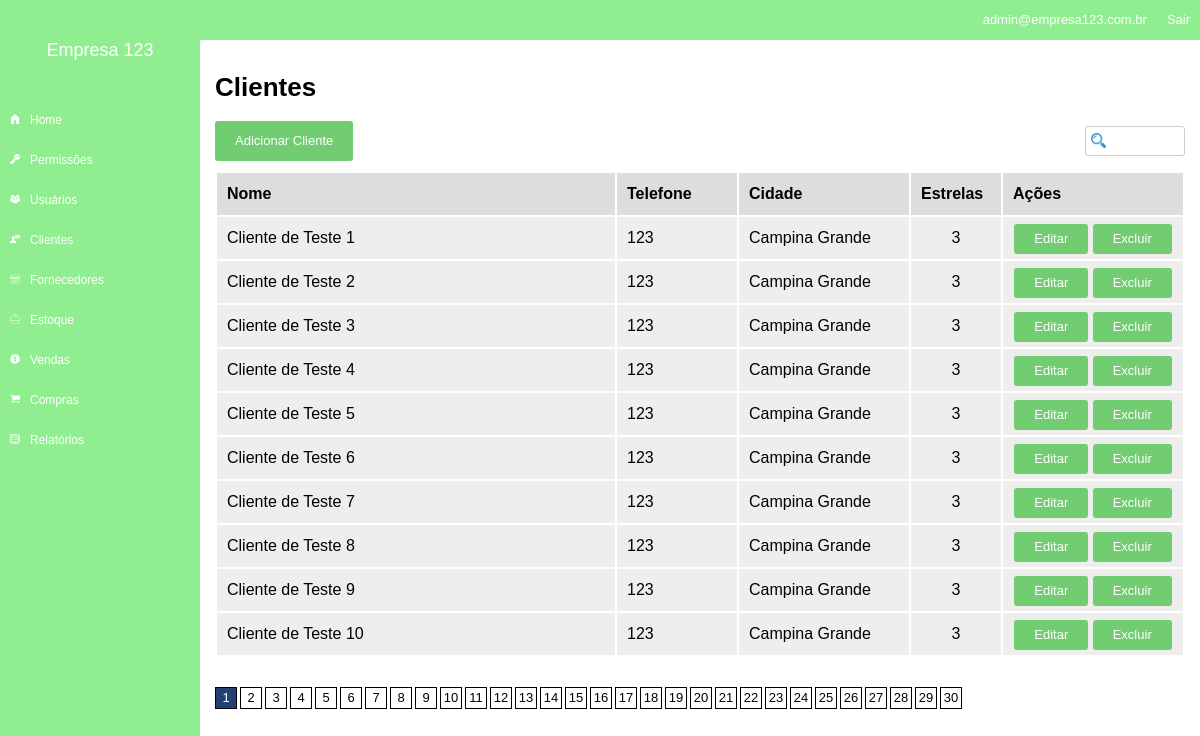
The page /clients (signed in) on the database its author committed.
### tables this page shows
CREATE TABLE `clients` (
  `id` int(11) unsigned NOT NULL AUTO_INCREMENT,
  `id_company` int(11) NOT NULL,
  `name` varchar(100) NOT NULL DEFAULT '',
  `email` varchar(100) DEFAULT NULL,
  `phone` varchar(50) DEFAULT NULL,
  `address` varchar(100) DEFAULT NULL,
  `address2` varchar(100) DEFAULT NULL,
  `address_number` varchar(50) DEFAULT NULL,
  `address_neighb` varchar(100) DEFAULT NULL,
  `address_city` varchar(50) DEFAULT NULL,
  `address_state` varchar(50) DEFAULT NULL,
  `address_country` varchar(50) DEFAULT NULL,
  `address_zipcode` varchar(50) DEFAULT NULL,
  `stars` int(11) NOT NULL DEFAULT '3',
  `internal_obs` text,
  PRIMARY KEY (`id`)
);

### config.php (called while the page is built, shortened)
<?php
$config = array();
if(ENVIRONMENT == 'development') {
	$config['dbname'] = 'estagio1';
	$config['host'] = 'localhost';
	$config['dbuser'] = 'root';
	$config['dbpass'] = '';
} else {
	$config['dbname'] = 'estagio1';
	$config['host'] = 'localhost';
	$config['dbuser'] = 'root';
	$config['dbpass'] = '';
}
?>

### models/Users.php (called while the page is built, shortened)
<?php
class Users extends model {
	private $userInfo;
	private $permissions;
	public function setLoggedUser() {
		if(isset($_SESSION['ccUser']) && !empty($_SESSION['ccUser'])) {
			$id = $_SESSION['ccUser'];
			$sql = $this->db->prepare("SELECT * FROM users WHERE id = :id");
			$sql->bindValue(':id', $id);
			$sql->execute();
			if($sql->rowCount() > 0) {
				$this->userInfo = $sql->fetch();
				$this->permissions = new Permissions();
				$this->permissions->setGroup($this->userInfo['id_group'], $this->userInfo['id_company']);
			}
		}
	}
	public function hasPermission($name) {
		return $this->permissions->hasPermission($name);
	}
	public function getCompany() {
		if(isset($this->userInfo['id_company'])) {
			return $this->userInfo['id_company'];
		} else {
			return 0;
		}
	}
	public function getEmail() {
		if(isset($this->userInfo['email'])) {
			return $this->userInfo['email'];
		} else {
			return '';
		}
	}
}

### models/Permissions.php (called while the page is built, shortened)
<?php
class Permissions extends model {
	private $permissions;
	public function setGroup($id, $id_company) {
		$this->permissions = array();
		$sql = $this->db->prepare("SELECT params FROM permission_groups WHERE id = :id AND id_company = :id_company");
		$sql->bindValue(':id', $id);
		$sql->bindValue(':id_company', $id_company);
		$sql->execute();
		if($sql->rowCount() > 0) {
			$row = $sql->fetch();
			$params = $row['params'];
			$sql = $this->db->prepare("SELECT name FROM permission_params WHERE id IN ($params) AND id_company = :id_company");
			$sql->bindValue(':id_company', $id_company);
			$sql->execute();
			if($sql->rowCount() > 0) {
				foreach($sql->fetchAll() as $item) {
					$this->permissions[] = $item['name'];
				}
			}
		}
	}
	public function hasPermission($name) {
		if(in_array($name, $this->permissions)) {
			return true;
		} else {
			return false;
		}
	}
}

### core/Controller.php (called while the page is built, shortened)
<?php
class controller {
	public function loadTemplate($viewName, $viewData = array()) {
		include 'views/template.php';
	}
	public function loadViewInTemplate($viewName, $viewData) {
		extract($viewData);
		include 'views/'.$viewName.'.php';
	}
}

### core/Core.php (called while the page is built, shortened)
<?php
class Core {
	public function run() {
        $url = explode('index.php', $_SERVER['PHP_SELF']);
        $url = end($url);
		$params = array();
		if(!empty($url) && $url != '/') {
			$url = explode('/', $url);
			array_shift($url);
			array_shift($url);
			if(isset($url[0])) {
				$currentAction = $url[0];
				array_shift($url);
			} else {
				$currentAction = 'index';
			}
		} else {
			$currentController = 'homeController';
			$currentAction = 'index';
		}
		$c = new $currentController();
		call_user_func_array(array($c, $currentAction), $params);
	}
}

### index.php (called while the page is built, shortened)
<?php
require 'config.php';
$core = new Core();
$core->run();
?>

### core/Model.php (called while the page is built, shortened)
<?php
class model {
	public function __construct() {
		global $config;
		$this->db = new PDO("mysql:dbname=".$config['dbname'].";host=".$config['host'], $config['dbuser'], $config['dbpass']);
	}
}
?>

### models/Clients.php (called while the page is built, shortened)
<?php
class Clients extends model {
	public function getList($offset, $id_company) {
		$array = array();
		$sql = $this->db->prepare("SELECT * FROM clients WHERE id_company = :id_company LIMIT $offset, 10");
		$sql->bindValue(':id_company', $id_company);
		$sql->execute();
		if($sql->rowCount() > 0) {
			$array = $sql->fetchAll();
		}
		return $array;
	}
}

### models/Companies.php (called while the page is built, shortened)
<?php
class Companies extends model {
	private $companyInfo;
	public function __construct($id) {
		$sql = $this->db->prepare("SELECT * FROM companies WHERE id = :id");
		$sql->bindValue(':id', $id);
		$sql->execute();
		if($sql->rowCount() > 0) {
			$this->companyInfo = $sql->fetch();
		}
	}
	public function getName() {
		if(isset($this->companyInfo['name'])) {
			return $this->companyInfo['name'];
		} else {
			return '';
		}
	}
}

### views/clients.php (the view, shortened to what this page needs)
<h1>Clientes</h1>
<?php if($edit_permission): ?>
<div class="button"><a href="<?php echo BASE_URL; ?>/clients/add">Adicionar Cliente</a></div>
<?php endif; ?>
<input type="text" id="busca" data-type="search_clients" />
<table border="0" width="100%">
	<tr>
		<th>Nome</th>
		<th>Telefone</th>
		<th>Cidade</th>
		<th>Estrelas</th>
		<th>Ações</th>
	</tr>
	<?php foreach($clients_list as $c): ?>
	<tr>
		<td><?php echo $c['name']; ?></td>
		<td width="100"><?php echo $c['phone']; ?></td>
		<td width="150"><?php echo $c['address_city']; ?></td>
		<td width="70" style="text-align:center"><?php echo $c['stars']; ?></td>
		<td width="160" style="text-align:center">
			<?php if($edit_permission): ?>
				<div class="button button_small"><a href="<?php echo BASE_URL; ?>/clients/edit/<?php echo $c['id']; ?>">Editar</a></div>
				<div class="button button_small"><a href="<?php echo BASE_URL; ?>/clients/delete/<?php echo $c['id']; ?>" onclick="return confirm('Tem certeza que deseja excluir?')">Excluir</a></div>
			<?php else: ?>
				<div class="button button_small"><a href="<?php echo BASE_URL; ?>/clients/view/<?php echo $c['id']; ?>">Visualizar</a></div>
			<?php endif; ?>
		</td>
	</tr>
	<?php endforeach; ?>
</table>
<div class="pagination">
<?php for($q=1;$q<=$p_count;$q++): ?>
	<div class="pag_item <?php echo ($q==$p)?'pag_ativo':''; ?>"><a href="<?php echo BASE_URL; ?>/clients?p=<?php echo $q; ?>"><?php echo $q; ?></a></div>
<?php endfor; ?>
</div>

### controllers/clientsController.php (shortened to what this page needs)
<?php
class clientsController extends controller {
    public function index() {
    	$data = array();
    	$u = new Users();
        $u->setLoggedUser();
        $company = new Companies($u->getCompany());
        $data['company_name'] = $company->getName();
        $data['user_email'] = $u->getEmail();
        if($u->hasPermission('clients_view')) {
            $c = new Clients();
            $data['p'] = 1;
            $offset = ( 10 * ($data['p']-1) );
            $data['clients_list'] = $c->getList($offset, $u->getCompany());
            $data['clients_count'] = $c->getCount($u->getCompany());
            $data['p_count'] = ceil( $data['clients_count'] / 10 );
            $data['edit_permission'] = $u->hasPermission('clients_edit');
    		$this->loadTemplate('clients', $data);
    	} else {
    		header("Location: ".BASE_URL);
    	}
    }
}

### views/template.php (shortened to what this page needs)
<html>
    <head>
        <link href="<?php echo BASE_URL; ?>/assets/css/template.css" rel="stylesheet" />
    </head>
    <body>
    	<div class="leftmenu">
    		<div class="company_name">
    			<?php echo $viewData['company_name']; ?>
    		</div>
            <div class="menuarea">
                <ul>
                    <li><a href="<?php echo BASE_URL; ?>">Home</a></li>
                    <li><a href="<?php echo BASE_URL; ?>/permissions">Permissões</a></li>
                    <li><a href="<?php echo BASE_URL; ?>/users">Usuários</a></li>
                    <li><a href="<?php echo BASE_URL; ?>/clients">Clientes</a></li>
                    <li><a href="<?php echo BASE_URL; ?>/provider">Fornecedores</a></li>
                    <li><a href="<?php echo BASE_URL; ?>/inventory">Estoque</a></li>
                    <li><a href="<?php echo BASE_URL; ?>/sales">Vendas</a></li>
                    <li><a href="<?php echo BASE_URL; ?>/purchases">Compras</a></li>
                    <li><a href="<?php echo BASE_URL; ?>/report">Relatórios</a></li>
                </ul>
            </div>
    	</div>
    	<div class="container">
    		<div class="top">
    			<div class="top_right"><a href="<?php echo BASE_URL.'/login/logout'; ?>">Sair</a></div>
    			<div class="top_right"><?php echo $viewData['user_email']; ?></div>
    		</div>
            <div class="area">
                <?php $this->loadViewInTemplate($viewName, $viewData); ?>
            </div>
    	</div>
    </body>
</html>

### assets/css/template.css (style rules this page uses)
body { margin:0; padding:0; font-size:13px; font-family:Arial; }
.leftmenu { width:200px; background-color: lightgreen; position:fixed; left:0; top:0; bottom:0; }
.company_name { height:100px; line-height: 100px; font-size:18px; color:#FFF; text-align: center; }
.container { padding-left:200px; }
.top { height:40px; background-color: lightgreen; color:#FFF; font-size:13px; }
.top_right { float:right; height:40px; line-height: 40px; padding-left:10px; padding-right:10px; }
.top_right a { color:#FFF; text-decoration: none; }
.menuarea { color:#FFF; }
.menuarea ul { margin:0; padding:0; list-style: none; }
.menuarea li { height:40px; line-height: 40px; font-size:12px; padding-left:30px; background-size:10px 10px; background-repeat: no-repeat; background-position: 10px 14px; }
.menuarea li a { color:#FFF; text-decoration: none; display:block; }
.menuarea li:nth-child(1) { background-image:url('../images/home.png'); }
.menuarea li:nth-child(2) { background-image:url('../images/key.png'); }
.menuarea li:nth-child(3) { background-image:url('../images/users.png'); }
.menuarea li:nth-child(4) { background-image:url('../images/clients.png'); }
.menuarea li:nth-child(5) { background-image:url('../images/provider.png'); }
.menuarea li:nth-child(6) { background-image:url('../images/inventory.png'); }
.menuarea li:nth-child(7) { background-image:url('../images/sales.png'); }
.menuarea li:nth-child(8) { background-image:url('../images/purchases.png'); }
.menuarea li:nth-child(9) { background-image:url('../images/reports.png'); }
.area { padding:15px; }
input[type=text], input[type=email], input[type=password], input[type=number], select, textarea { width:100%; height:30px; font-size:13px; outline:0; padding-left:5px; padding-right:5px; margin-top:5px; }
input[type=submit], button, .button { border:0px; background-color:#72cc72; color:#FFF; height:40px; line-height: 40px; border-radius:3px; padding-left:20px; padding-right:20px; cursor:pointer; font-size:13px; display: inline-block; }
.button_small { height:30px; line-height: 30px; }
.button a { color:#FFF; text-decoration: none; }
table { margin-top:10px; }
table th { height:40px; line-height: 40px; background-color:#DDD; text-align: left; padding-left:10px; padding-right: 10px; }
table td { height:40px; line-height: 40px; background-color:#EEE; text-align: left; padding-left:10px; padding-right: 10px; }
.pagination { margin-top:30px; margin-bottom:30px; }
.pag_item { width:20px; height:20px; float:left; border:1px solid #000; margin-right: 3px; text-align: center; line-height: 20px; }
.pag_item a { color:#000; text-decoration: none; }
.pag_ativo { background-color:#224074; }
.pag_ativo a { color:#FFF; }
#busca { width:100px; float:right; background-image:url('../images/search.png'); background-repeat: no-repeat; background-size:15px 15px; background-position: 5px; padding-left:25px; border-radius:3px; border:1px solid #CCC; }

### rows shown on the page
clients: name "Cliente de Teste 1", phone "123", address_city "Campina Grande", stars "3"
clients: name "Cliente de Teste 2", phone "123", address_city "Campina Grande", stars "3"
clients: name "Cliente de Teste 3", phone "123", address_city "Campina Grande", stars "3"
clients: name "Cliente de Teste 4", phone "123", address_city "Campina Grande", stars "3"
clients: name "Cliente de Teste 5", phone "123", address_city "Campina Grande", stars "3"
clients: name "Cliente de Teste 6", phone "123", address_city "Campina Grande", stars "3"
clients: name "Cliente de Teste 7", phone "123", address_city "Campina Grande", stars "3"
clients: name "Cliente de Teste 8", phone "123", address_city "Campina Grande", stars "3"
clients: name "Cliente de Teste 9", phone "123", address_city "Campina Grande", stars "3"
clients: name "Cliente de Teste 10", phone "123", address_city "Campina Grande", stars "3"

### other values the page prints
$viewData['company_name'] "Empresa 123"
$viewData['user_email'] "admin@empresa123.com.br"
